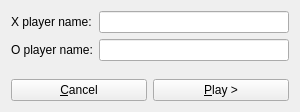
<?xml version="1.0" encoding="UTF-8"?>
<ui version="4.0">
 <class>TicTacToeLocalGameSettingsMdiSubWindow</class>
 <widget class="QWidget" name="TicTacToeLocalGameSettingsMdiSubWindow">
  <property name="geometry">
   <rect>
    <x>0</x>
    <y>0</y>
    <width>300</width>
    <height>112</height>
   </rect>
  </property>
  <property name="windowTitle">
   <string>Form</string>
  </property>
  <layout class="QVBoxLayout" name="verticalLayout">
   <item>
    <layout class="QFormLayout" name="formLayout">
     <item row="0" column="0">
      <widget class="QLabel" name="label">
       <property name="text">
        <string>X player name:</string>
       </property>
      </widget>
     </item>
     <item row="1" column="0">
      <widget class="QLabel" name="label_2">
       <property name="text">
        <string>O player name:</string>
       </property>
      </widget>
     </item>
     <item row="0" column="1">
      <widget class="QLineEdit" name="xPlayerNameLineEdit"/>
     </item>
     <item row="1" column="1">
      <widget class="QLineEdit" name="oPlayerNameLineEdit"/>
     </item>
    </layout>
   </item>
   <item>
    <layout class="QHBoxLayout" name="horizontalLayout">
     <item>
      <widget class="QPushButton" name="cancelPushButton">
       <property name="text">
        <string>&amp;Cancel</string>
       </property>
      </widget>
     </item>
     <item>
      <widget class="QPushButton" name="playPushButton">
       <property name="text">
        <string>&amp;Play &gt;</string>
       </property>
      </widget>
     </item>
    </layout>
   </item>
  </layout>
 </widget>
 <resources/>
 <connections/>
</ui>
